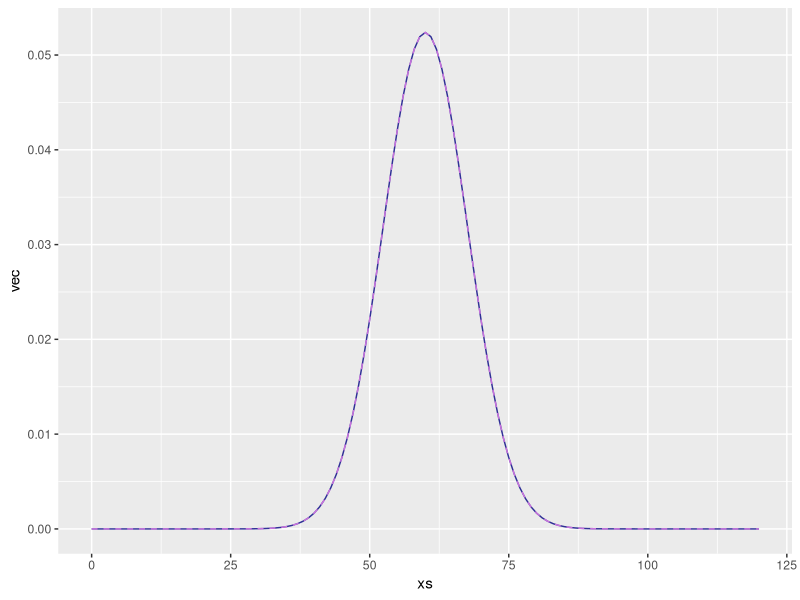
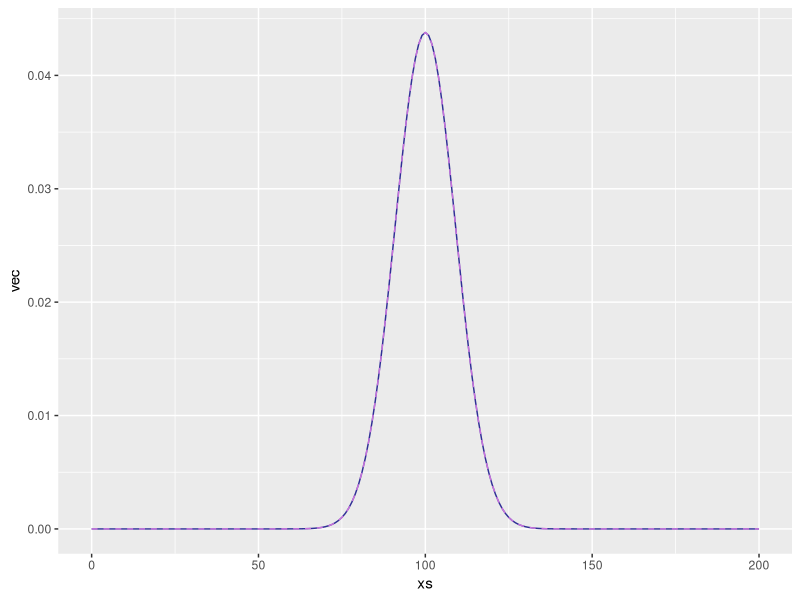
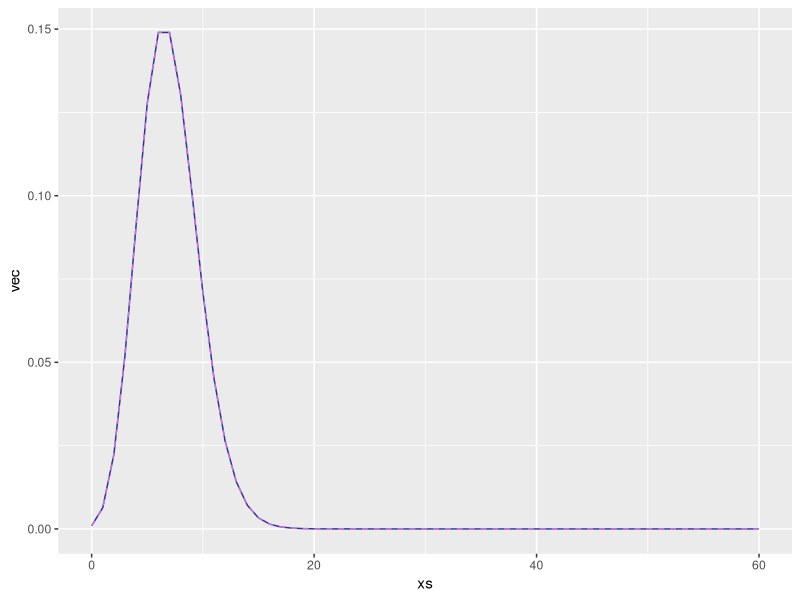
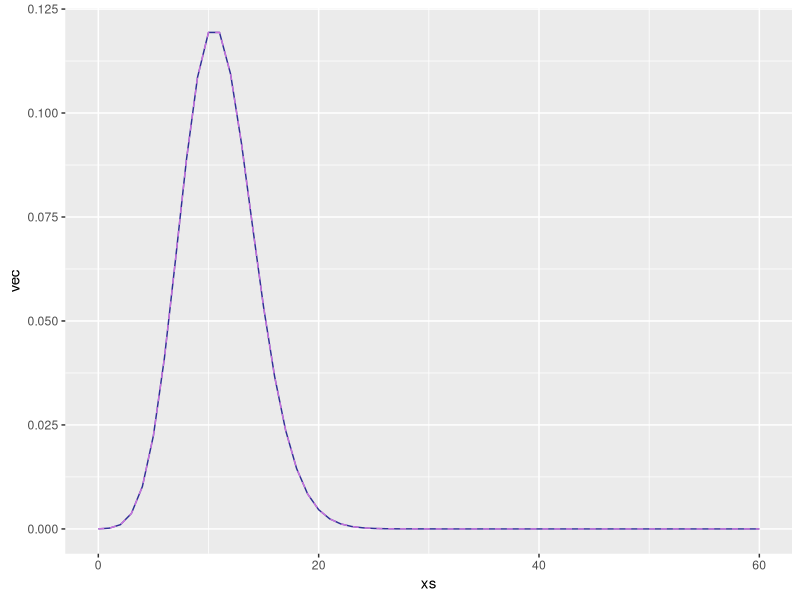
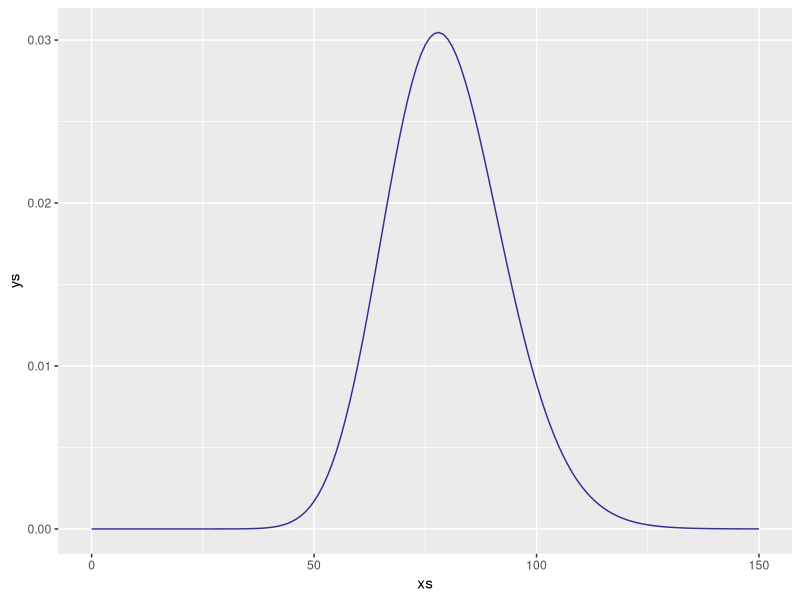

The R script that drew these images, in order:
library(ggplot2)
library(data.table)
library(plyr)
library(dplyr)

## Density from 0 to n (n+1 elements)
merge_density <- function(density_left, density_right) {
    max_left <- length(density_left) - 1
    max_right <- length(density_right) - 1
    max_joint <- max_left + max_right

    vec <- rowSums(sapply(0:max_right, function(index) {
        ## 1-based index
        density <- density_right[index + 1]
        ## joint probability
        likelihoods <- density_left * density
        n_fill <- max_joint - max_left - index
        c(rep(0, index), likelihoods, rep(0, n_fill))
    }))

    print(sum(vec))
    df <- data.table(count=0:(NROW(vec)-1), freq=vec)
    df_acc <- rep(df$count, df$freq * 10000000)
    print(mean(df_acc))
    print(var(df_acc))
    vec
}

plot_norm_density <- function(vec, expected_mean, expected_var) {
    xs <- 0:(NROW(vec)-1)
    g <- ggplot()
    g <- g + geom_line(aes(x=xs, y=vec),
                       color="navy", alpha=0.8, linetype="solid")
    g <- g + geom_line(aes(x=xs, y=dnorm(xs, expected_mean, sqrt(expected_var))),
                       color="violet", alpha=0.8, linetype="dashed")
    plot(g)
}

plot_pois_density <- function(vec, expected_mean) {
    xs <- 0:(NROW(vec)-1)
    g <- ggplot()
    g <- g + geom_line(aes(x=xs, y=vec),
                       color="navy", alpha=0.8, linetype="solid")
    g <- g + geom_line(aes(x=xs, y=dpois(xs, expected_mean)),
                       color="violet", alpha=0.8, linetype="dashed")
    plot(g)
}

plot_density <- function(vec, max_x) {
    n <- min(max_x + 1, NROW(vec))
    xs <- 0:(n-1)
    ys <- vec[1:n]
    g <- ggplot()
    g <- g + geom_line(aes(x=xs, y=ys), color="navy", alpha=0.8, linetype="solid")
    plot(g)
}

vec <- merge_density(dnorm(0:40, 20, 3), dnorm(0:80, 40, 7))
plot_norm_density(vec, 60, 58)
vec <- merge_density(vec, dnorm(0:80, 40, 5))
plot_norm_density(vec, 100, 83)

vec <- merge_density(dpois(0:30, 3), dpois(0:30, 4))
plot_pois_density(vec, 7)
vec <- merge_density(dpois(0:30, 3), dpois(0:30, 8))
plot_pois_density(vec, 11)

vec <- merge_density(dnbinom(0:100, size=10, prob=0.3), dnbinom(0:100, size=15, prob=0.8))
vec <- merge_density(vec, dnbinom(0:100, size=30, prob=0.6))
vec <- merge_density(vec, dnbinom(0:100, size=40, prob=0.55))
plot_density(vec, 150)
